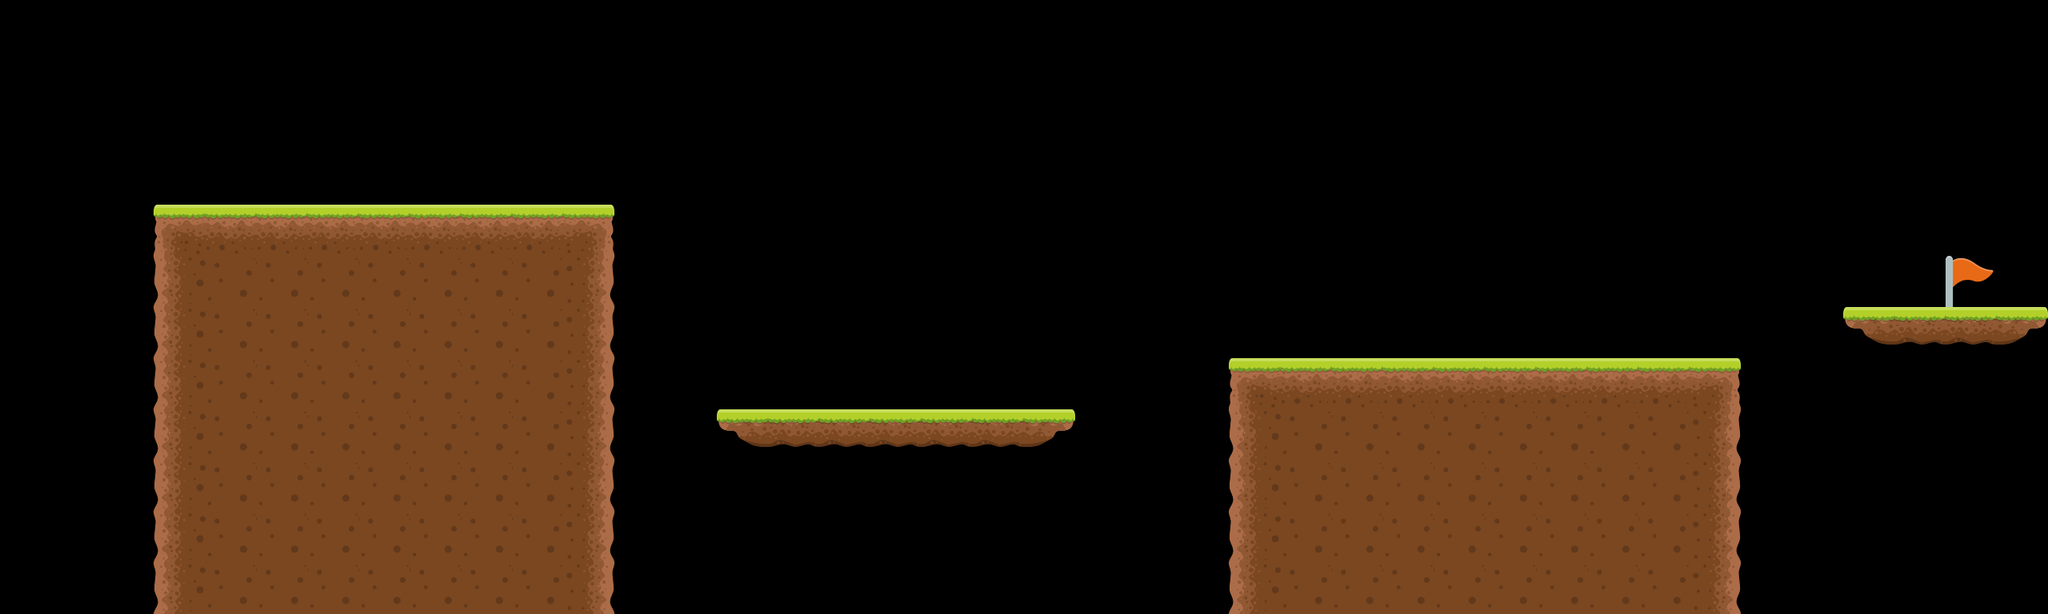

A level layout from a 2D game, rendered from its tile map. Below: a short description, then the map file with its tile-grid data intact:
An orthogonal 40x12 tile map with 64x64 px tiles, 1 tile layer (Tile Layer 1), 2 tilesets and 10 objects.

<map version="1.8" tiledversion="1.8.2" orientation="orthogonal" renderorder="right-down" width="40" height="12" tilewidth="64" tileheight="64" infinite="0" nextlayerid="6" nextobjectid="27">
 <editorsettings>
  <export target="level1.lua" format="lua" />
 </editorsettings>
 <tileset firstgid="1" name="platformer" tilewidth="64" tileheight="64" tilecount="9" columns="3">
  <image source="tileset.png" width="192" height="192" />
 </tileset>
 <tileset firstgid="10" name="flag" tilewidth="64" tileheight="64" tilecount="1" columns="1">
  <image source="flag.png" width="64" height="64" />
 </tileset>
 <layer id="1" name="Tile Layer 1" width="40" height="12">
  <data encoding="csv">
0,0,0,0,0,0,0,0,0,0,0,0,0,0,0,0,0,0,0,0,0,0,0,0,0,0,0,0,0,0,0,0,0,0,0,0,0,0,0,0,
0,0,0,0,0,0,0,0,0,0,0,0,0,0,0,0,0,0,0,0,0,0,0,0,0,0,0,0,0,0,0,0,0,0,0,0,0,0,0,0,
0,0,0,0,0,0,0,0,0,0,0,0,0,0,0,0,0,0,0,0,0,0,0,0,0,0,0,0,0,0,0,0,0,0,0,0,0,0,0,0,
0,0,0,0,0,0,0,0,0,0,0,0,0,0,0,0,0,0,0,0,0,0,0,0,0,0,0,0,0,0,0,0,0,0,0,0,0,0,0,0,
0,0,0,1,2,2,2,2,2,2,2,3,0,0,0,0,0,0,0,0,0,0,0,0,0,0,0,0,0,0,0,0,0,0,0,0,0,0,0,0,
0,0,0,4,5,5,5,5,5,5,5,6,0,0,0,0,0,0,0,0,0,0,0,0,0,0,0,0,0,0,0,0,0,0,0,0,0,0,10,0,
0,0,0,4,5,5,5,5,5,5,5,6,0,0,0,0,0,0,0,0,0,0,0,0,0,0,0,0,0,0,0,0,0,0,0,0,7,8,8,9,
0,0,0,4,5,5,5,5,5,5,5,6,0,0,0,0,0,0,0,0,0,0,0,0,1,2,2,2,2,2,2,2,2,3,0,0,0,0,0,0,
0,0,0,4,5,5,5,5,5,5,5,6,0,0,7,8,8,8,8,8,9,0,0,0,4,5,5,5,5,5,5,5,5,6,0,0,0,0,0,0,
0,0,0,4,5,5,5,5,5,5,5,6,0,0,0,0,0,0,0,0,0,0,0,0,4,5,5,5,5,5,5,5,5,6,0,0,0,0,0,0,
0,0,0,4,5,5,5,5,5,5,5,6,0,0,0,0,0,0,0,0,0,0,0,0,4,5,5,5,5,5,5,5,5,6,0,0,0,0,0,0,
0,0,0,4,5,5,5,5,5,5,5,6,0,0,0,0,0,0,0,0,0,0,0,0,4,5,5,5,5,5,5,5,5,6,0,0,0,0,0,0
</data>
 </layer>
 <objectgroup id="4" name="Flag">
  <object id="24" x="2432" y="320" width="64" height="64" />
 </objectgroup>
 <objectgroup id="2" name="Platforms">
  <object id="1" x="192" y="256" width="576" height="512" />
  <object id="6" x="2048" y="-128" />
  <object id="7" x="2048" y="-128" />
  <object id="13" x="1536" y="448" width="640" height="320" />
  <object id="14" x="896" y="512" width="448" height="64" />
  <object id="15" x="2304" y="384" width="256" height="64" />
 </objectgroup>
 <objectgroup id="3" name="Enemies">
  <object id="10" x="1984" y="-192" />
  <object id="25" x="1088" y="448" width="64" height="64" />
 </objectgroup>
 <objectgroup id="5" name="Start">
  <object id="26" x="256" y="128" width="64" height="64" />
 </objectgroup>
</map>
